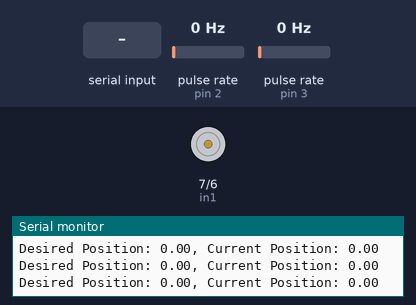
A sketch run on a simulated Arduino Uno, built with avr-gcc and run on an emulated ATmega328P. Shown: motor-driver pin pairs drawn as motors (green arrow = first pin HIGH = forward, orange = second pin HIGH = backward, longer = more drive, scaled by the enable pin), the last lines printed to the serial monitor. Wiring (inferred from the names in the program): 2 × pulse sensor: data pin 2 / data pin 3. The inputs (shaded band) are chosen by the test bench; at power-on: pulse rate (sensors on pin 2, pin 3) 0 Hz.

Above: at 3.2 s.
3.3 s: "90,45\n" received over Serial
At 4.5 s:
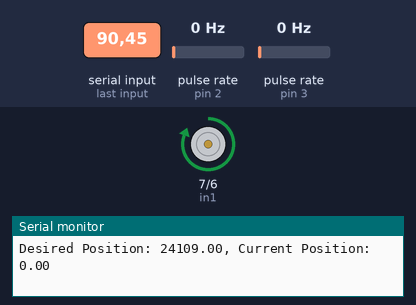
4.8 s: "5\n" received over Serial
At 5.6 s:
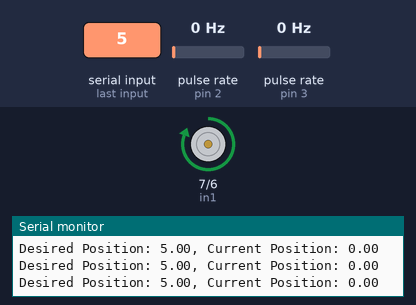
Timing chart, 0 to 7.8 s (numbered marks = the images above; inputs shaded):
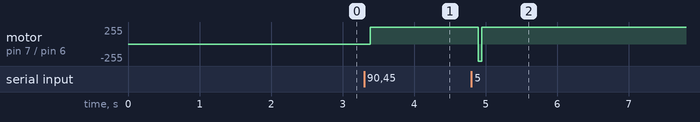

Measured:
- after the input at 3.3 s, motor on pin 7 (in1) / pin 6 (in2): stopped → forward 255/255 after 0.08 s
- after the input at 4.8 s, motor on pin 7 (in1) / pin 6 (in2): forward 255/255 → backward 255/255 after 0.09 s, → forward 255/255 0.05 s later

The sketch:

pid.ino
```cpp
// Initialising pins and other variables

// DC Motor
int enA = 8;
int in1 = 7;
int in2 = 6;

// Quadrature Encoder
int encoderPin1 = 2;  //yellow
int encoderPin2 = 3;  //white

volatile int lastEncoded = 0;
volatile long encoderValue = 0;

long lastencoderValue = 0;

int lastMSB = 0;
int lastLSB = 0;

// Variables for controller
float motor_degrees = 0;
float desired_degrees = 0;
float error = 0;

float control_input = 0;

// Serial input
unsigned int integerValue=0;
char incomingByte;

float kp = 0;
float ki = 0;
float kd = 0;

float control_output = 0;
float accumulator = 0;
float prev_error = 0;

float i_control = 0;
float p_control = 0;
float d_control = 0;

void setup() {
  // put your setup code here, to run once:

  Serial.begin(9600);

  pinMode(enA, OUTPUT);
  pinMode(in1, OUTPUT);
  pinMode(in2, OUTPUT);

  pinMode(encoderPin1, INPUT_PULLUP);
  pinMode(encoderPin2, INPUT_PULLUP);

  digitalWrite(encoderPin1, HIGH); //turn pullup resistor on
  digitalWrite(encoderPin2, HIGH); //turn pullup resistor on

  //call updateEncoder() when any high/low changed seen
  //on interrupt 0 (pin 2), or interrupt 1 (pin 3)
  attachInterrupt(0, updateEncoder, CHANGE);
  attachInterrupt(1, updateEncoder, CHANGE);

  //Controller tuning
  kp = 5;
  ki = 0.1;
  kd = 0.06;

  // Wait 2 seconds before starting loop()
  delay(2000);
}

// line trace on right edge forever
void loop() {
  // put your main code here, to run repeatedly:

  //when user hits ENTER
  if (Serial.available() > 0) {
    integerValue = 0;
    while(1) {
      incomingByte = Serial.read();
      if (incomingByte == '\n') break;
      if (incomingByte == -1) continue;
      integerValue *= 10;
      integerValue = ((incomingByte - 48) + integerValue);
      desired_degrees = integerValue;
    }
  }
  getError();

  Serial.print("Desired Position: ");
  Serial.print(desired_degrees);
  Serial.print(", Current Position: ");
  Serial.println(motor_degrees);

  motorControl();
}

void motorControl(){
  // Write codes here to control motor
  p_control = error * kp;

  accumulator += error;

  //windup protection
  if (accumulator > 1500) {
    accumulator = 1500;
  }
  if (accumulator < -1500) {
    accumulator = -1500;
  }

  i_control = accumulator * ki;

  d_control = kd * (error - prev_error);
  prev_error = error;

  control_output = p_control + i_control + d_control;

  if(control_output > 0){
    digitalWrite(in1, HIGH);
    digitalWrite(in2, LOW);
  }

   else {
    digitalWrite(in1, LOW);
    digitalWrite(in2, HIGH);
   }

  if (abs(control_output) < 128){
    analogWrite(enA, 0);
  } else if (abs(control_output) > 255) {
    analogWrite(enA, 255);
  } else {
    analogWrite(enA, abs(control_output));
  }
}

void getError(){
  // function to produce error based on desired angle
  error = desired_degrees - motor_degrees;

  // tolerance
  if (abs(error)<10){
    error = 0;
  }
}

void updateEncoder(){
  int MSB = digitalRead(encoderPin1); //MSB = most significant bit
  int LSB = digitalRead(encoderPin2); //LSB = least significant bit

  int encoded = (MSB << 1) |LSB; //converting the 2 pin value to single number
  int sum  = (lastEncoded << 2) | encoded; //adding it to the previous encoded value

  if(sum == 0b1101 || sum == 0b0100 || sum == 0b0010 || sum == 0b1011) encoderValue ++;
  if(sum == 0b1110 || sum == 0b0111 || sum == 0b0001 || sum == 0b1000) encoderValue --;

  motor_degrees = encoderValue/3.3;

  lastEncoded = encoded; //store this value for next time
}
```
